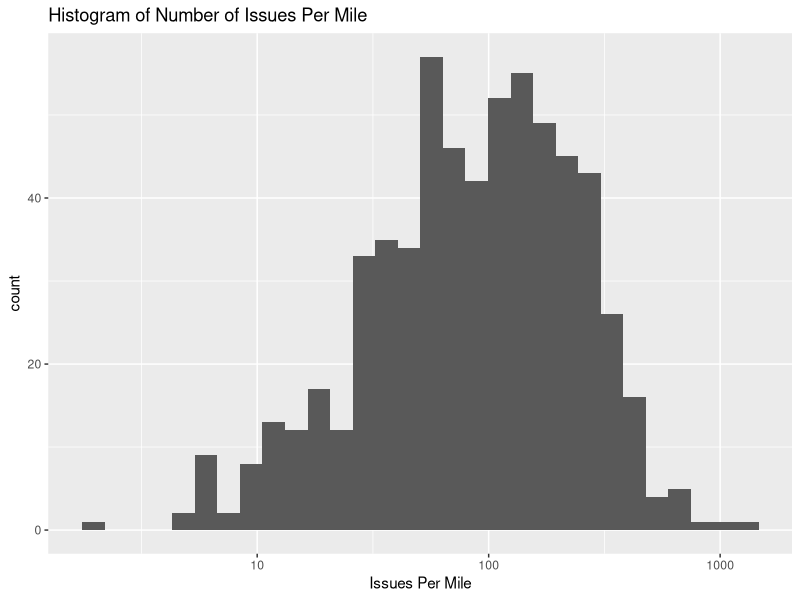

Generate this figure with R:
## ---- chunk 1
setwd("~/Desktop/SeeClickFix_Street_and_neighborhood_ranking/analysis/")
library(ggplot2)
library(knitr)
streets<-read.csv("data/nh_streets_data_1.csv")
streets$issuesPerMile<-streets$n_issues/streets$nh_length

perc.rank <- function(x) trunc(rank(x))/length(x)
streets$percentile<-perc.rank(streets$issuesPerMile)

streets_by_rank<-streets[order(-streets$issuesPerMile),]
rownames(streets_by_rank) <- 1:nrow(streets_by_rank)
## ---- chunk 2
#ggplot(aes(x=n_issues),data=streets)+geom_histogram()
#ggplot(aes(x=n_issues),data=streets)+geom_histogram()+scale_x_log10(breaks=c(10,100,1000))+ggtitle("")
#ggplot(aes(x=nh_length),data=streets)+geom_histogram(binwidth=.05)
#ggplot(aes(x=nh_length),data=streets)+geom_histogram(binwidth=.05)+scale_x_log10()+ggtitle()
#ggplot(aes(x=n_issues/nh_length),data=streets)+geom_histogram()
ggplot(aes(x=n_issues/nh_length),data=streets)+
  geom_histogram()+
  scale_x_log10(breaks=c(10,100,1000))+
  xlab("Issues Per Mile")+
  ggtitle("Histogram of Number of Issues Per Mile")
## ---- chunk 3
streets_by_rank$rank <- 1:nrow(streets_by_rank)
kable(streets_by_rank[c("name","issuesPerMile","percentile")],format = "markdown")
## ---- chunk 4
streets_by_name<-streets_by_rank[order(streets_by_rank$name),]
kable(streets_by_name[c("name","issuesPerMile","percentile")],format = "markdown")

